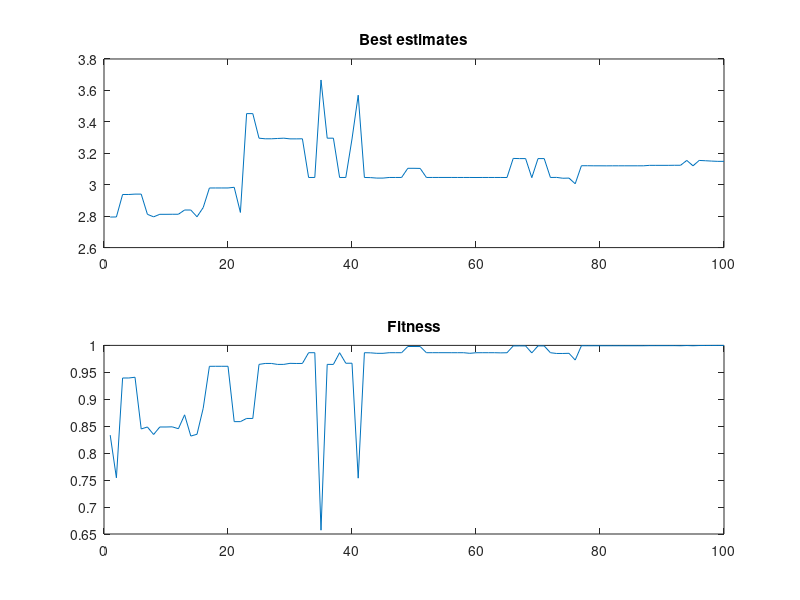

This figure's MATLAB source:
% ALGORITMO GENETICO "SIMPLE"

function [bestSol, bestFun, count] = gasimple(funstr)
    global solNew sol pop popNew fitness fitOld f range;

    if nargin < 1
        funstr = '-cos(x)*exp(-(x-3.1415926)^2)';
    end

    range = [-10, 10];

    f = vectorize(inline(funstr));
    rand('state', 0'); % reset the random generator
    popsize = 20;
    maxGen = 100;
    count = 0;
    nsite = 2; % number of mutation
    pc = 0.95;
    pm = 0.05;
    nsbit = 16;
    
    popNew = init_gen(popsize, nsbit);
    fitness = zeros(1, popsize);

    x = range(1):0.1:range(2);
    plot(x, f(x));

    for i=1:popsize
        solNew(i) = bintodec(popNew(i, :));
    end

    for i=1:maxGen
        fitOld = fitness;
        pop = popNew;
        sol = solNew;
    

        for j=1:popsize
            ii = floor(popsize*rand) + 1;
            jj = floor(popsize*rand) + 1;
            
            if pc > rand
                [popNew(ii, :), popNew(jj, :)] = crossover(pop(ii, :), pop(jj, :));
    
                count = count + 2;
                evolve(ii);
                evolve(jj);
            end
    
            if pm > rand
                kk = floor(popsize*rand) + 1;
                count = count + 1;
                popNew(kk, :) = mutate(pop(kk, :), nsite);
                evolve(kk);
            end
        end

        bestFun(i) = max(fitness);
        bestSol(i) = mean(sol(bestFun(i) == fitness));
    end

    subplot(2, 1, 1); plot(bestSol); title('Best estimates');
    subplot(2, 1, 2); plot(bestFun); title('Fitness');
end

function pop = init_gen(np, nsbit)
    pop = rand(np, nsbit + 1) > 0.5;
end
    
function evolve(j)
    global solNew popNew fitness fitOld pop sol f;

    solNew(j) = bintodec(popNew(j, :));
    fitness(j) = f(solNew(j));

    if fitness(j) > fitOld(j)
        pop(j, :) = popNew(j, :);
        sol(j) = solNew(j);
    end
end

function [dec] = bintodec(bin)
    global range;

    nn = length(bin) - 1;
    num = bin(2:end);

    sign = 1 - 2*bin(1);
    dec = 0;
    dp = floor(log2(max(abs(range))));

    for i=1:nn
        dec = dec + num(i)*2^(dp - i);
    end

    dec = dec*sign;
end

function [c, d] = crossover(a, b)
    nn = length(a) - 1;

    cpoint = floor(nn*rand) + 1;
    c = [a(1:cpoint) b(cpoint + 1:end)];
    d = [b(1:cpoint) a(cpoint + 1:end)];
end

function anew = mutate(a, nsite)
    nn = length(a);
    anew = a;

    for i=1:nsite
        j = floor(rand*nn) + 1;
        anew(j) = mod(a(j) + 1, 2);
    end
end